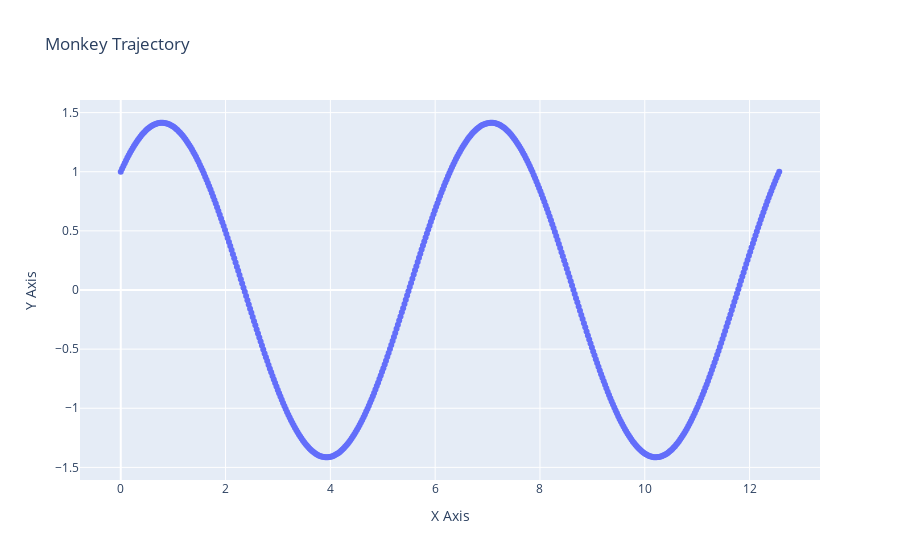

Notebook code for this chart:
### Markdown cell above
## diff_in_abs_d_heading

### Code cell
import plotly.graph_objects as go

# Generate x values
x = np.linspace(0, 4 * np.pi, 500)  # From 0 to 4π (two full turns)

# Generate y values using a sine and cosine combination
y = np.sin(x) + np.cos(x)

# Create the plot
fig = go.Figure()

# Add the smooth trajectory to the plot
fig.add_trace(go.Scatter(x=x, y=y, mode='lines+markers', name='monkey_trajectory', line_shape='spline'))

# Update layout for better visualization
fig.update_layout(
    title='Monkey Trajectory',
    xaxis_title='X Axis',
    yaxis_title='Y Axis',
    legend_title='Legend'
)

# Show the plot
fig.show()

### Figure 1 — Plotly figure (JSON) as saved in the notebook; plotly's stock layout.template omitted (floating-point values rounded to 4 significant figures; data arrays with more than 128 entries replaced by an {"elided": "..."} marker saying what was removed)
{"data": [{"line": {"shape": "spline"}, "mode": "lines+markers", "name": "monkey_trajectory", "type": "scatter", "x": {"elided": "500 float values"}, "y": {"elided": "500 float values"}}], "layout": {"legend": {"title": {"text": "Legend"}}, "title": {"text": "Monkey Trajectory"}, "xaxis": {"title": {"text": "X Axis"}}, "yaxis": {"title": {"text": "Y Axis"}}}}
